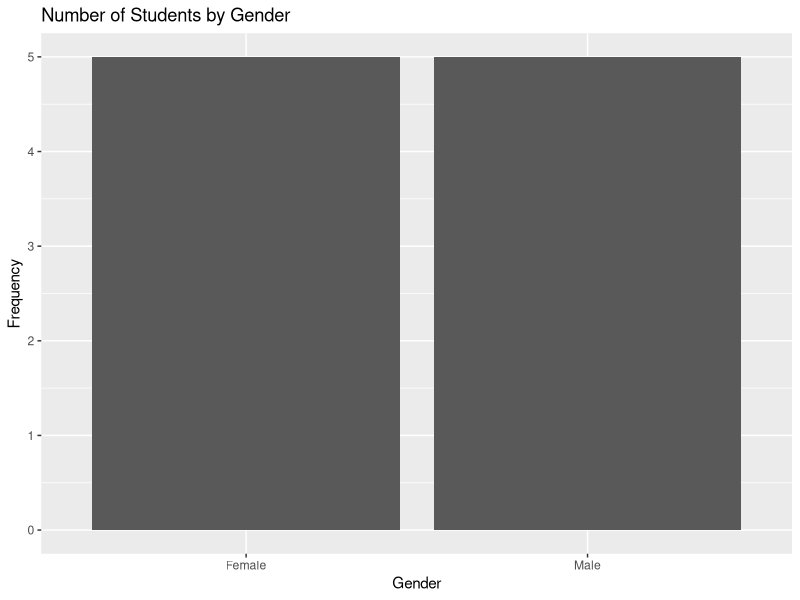
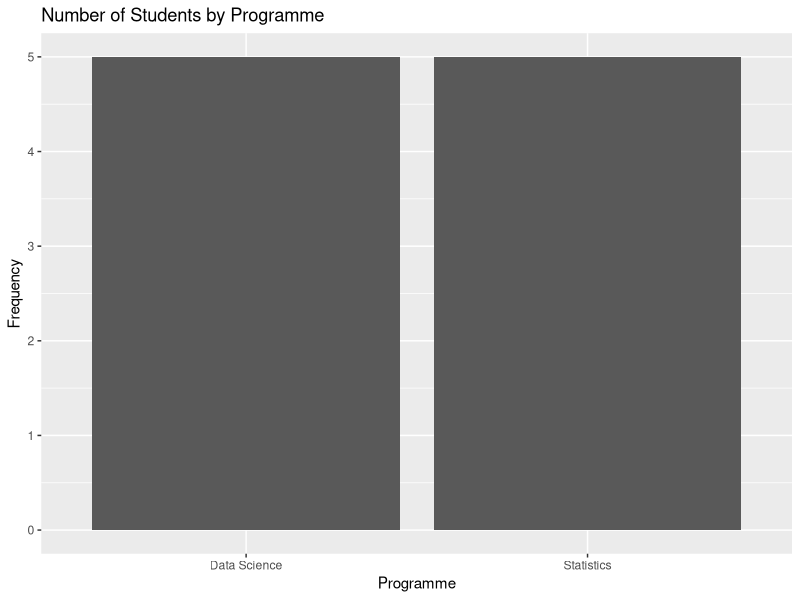
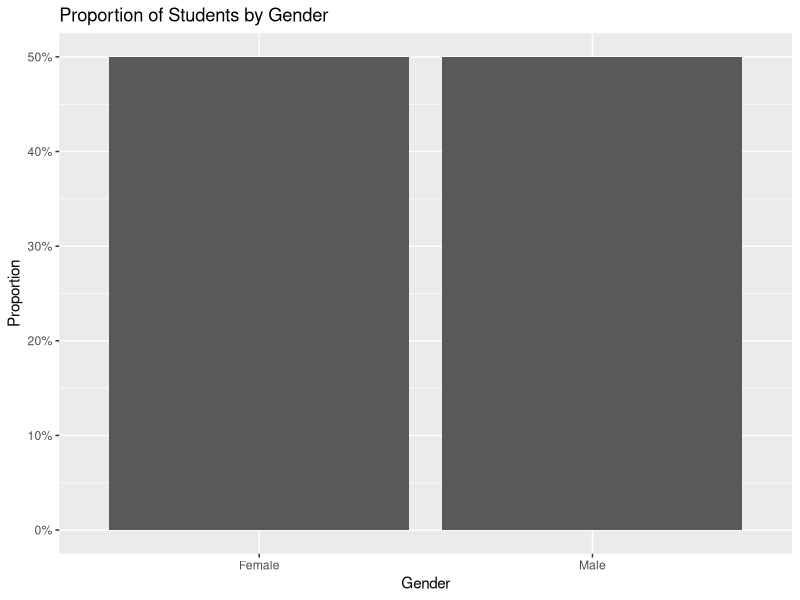
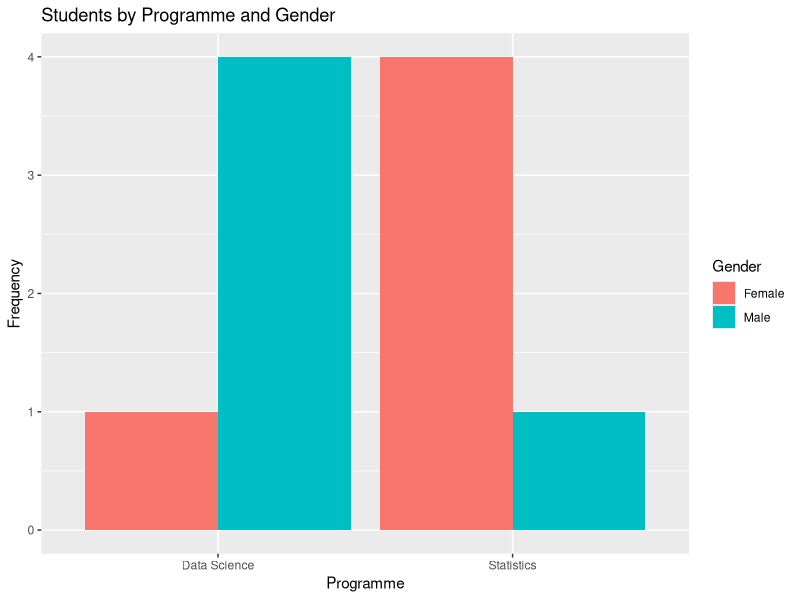
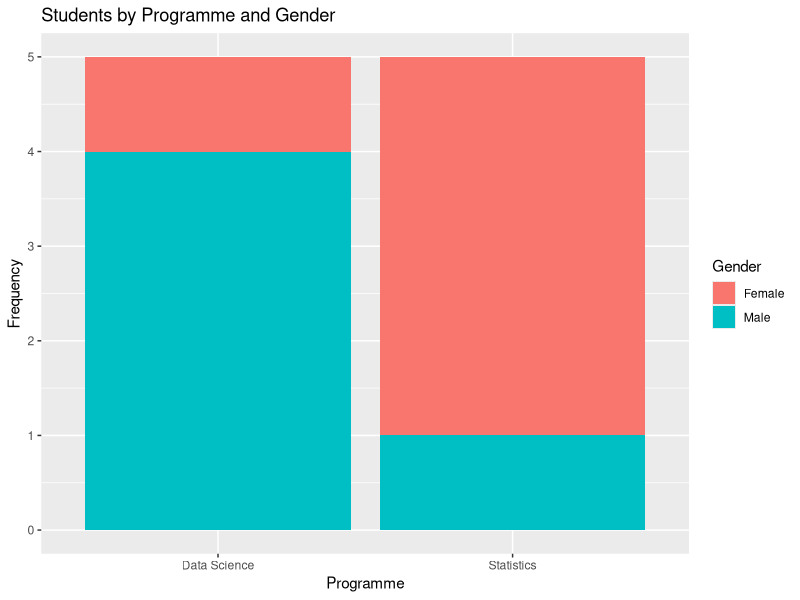
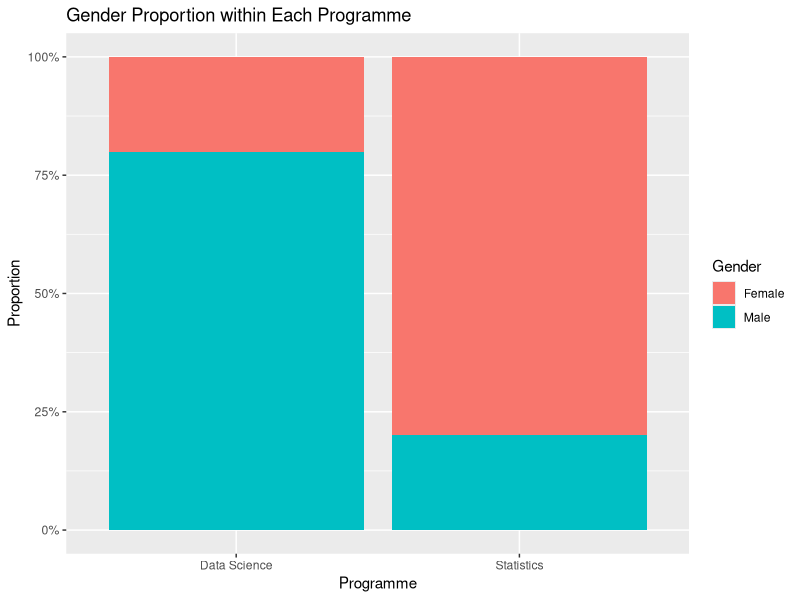

Source code (R) for these figures, in order:
# Data Visualization: Categorical Data
# This script demonstrates different ways to visualise
# categorical variables using ggplot2.


# --------------------------------------------------
# 1. Load required packages
# --------------------------------------------------

library(ggplot2)
library(dplyr)


# --------------------------------------------------
# 2. Create sample data
# --------------------------------------------------

students <- data.frame(
  name = c("Ali", "Siti", "John", "Mei", "Maria",
           "Adam", "Sara", "David", "Aina", "Daniel"),
  gender = c(
    "Male", "Female", "Male", "Female", "Female",
    "Male", "Female", "Male", "Female", "Male"
  ),
  programme = c(
    "Statistics", "Statistics", "Data Science",
    "Statistics", "Data Science",
    "Data Science", "Statistics", "Data Science",
    "Statistics", "Data Science"
  ),
  score = c(65, 85, 72, 90, 95, 78, 88, 70, 92, 80)
)

students


# --------------------------------------------------
# 3. Basic bar chart
# --------------------------------------------------

ggplot(
  students,
  aes(x = gender)
) +
  geom_bar() +
  labs(
    title = "Number of Students by Gender",
    x = "Gender",
    y = "Frequency"
  )


# --------------------------------------------------
# 4. Bar chart by programme
# --------------------------------------------------

ggplot(
  students,
  aes(x = programme)
) +
  geom_bar() +
  labs(
    title = "Number of Students by Programme",
    x = "Programme",
    y = "Frequency"
  )


# --------------------------------------------------
# 5. Proportion bar chart
# --------------------------------------------------

ggplot(
  students,
  aes(x = gender)
) +
  geom_bar(
    aes(y = after_stat(count / sum(count)))
  ) +
  scale_y_continuous(
    labels = scales::percent
  ) +
  labs(
    title = "Proportion of Students by Gender",
    x = "Gender",
    y = "Proportion"
  )


# --------------------------------------------------
# 6. Grouped bar chart
# --------------------------------------------------

ggplot(
  students,
  aes(
    x = programme,
    fill = gender
  )
) +
  geom_bar(
    position = "dodge"
  ) +
  labs(
    title = "Students by Programme and Gender",
    x = "Programme",
    y = "Frequency",
    fill = "Gender"
  )


# --------------------------------------------------
# 7. Stacked bar chart
# --------------------------------------------------

ggplot(
  students,
  aes(
    x = programme,
    fill = gender
  )
) +
  geom_bar() +
  labs(
    title = "Students by Programme and Gender",
    x = "Programme",
    y = "Frequency",
    fill = "Gender"
  )


# --------------------------------------------------
# 8. Stacked proportion chart
# --------------------------------------------------

ggplot(
  students,
  aes(
    x = programme,
    fill = gender
  )
) +
  geom_bar(
    position = "fill"
  ) +
  scale_y_continuous(
    labels = scales::percent
  ) +
  labs(
    title = "Gender Proportion within Each Programme",
    x = "Programme",
    y = "Proportion",
    fill = "Gender"
  )


# --------------------------------------------------
# 9. Create a frequency table
# --------------------------------------------------

table(students$gender)

table(
  students$programme,
  students$gender
)


# --------------------------------------------------
# 10. Calculate proportions
# --------------------------------------------------

prop.table(
  table(students$gender)
)


# Proportion within programme

prop.table(
  table(
    students$programme,
    students$gender
  ),
  margin = 1
)


# --------------------------------------------------
# Key idea
# --------------------------------------------------

# Bar chart          → compare frequencies
# Proportion chart   → compare percentages
# Grouped bar chart  → compare categories side by side
# Stacked bar chart  → show composition
# Stacked proportion → compare composition as percentages
#
# When visualising categorical data, consider:
#
# - Frequency
# - Proportion
# - Number of categories
# - Comparison between groups
# - Composition within groups
